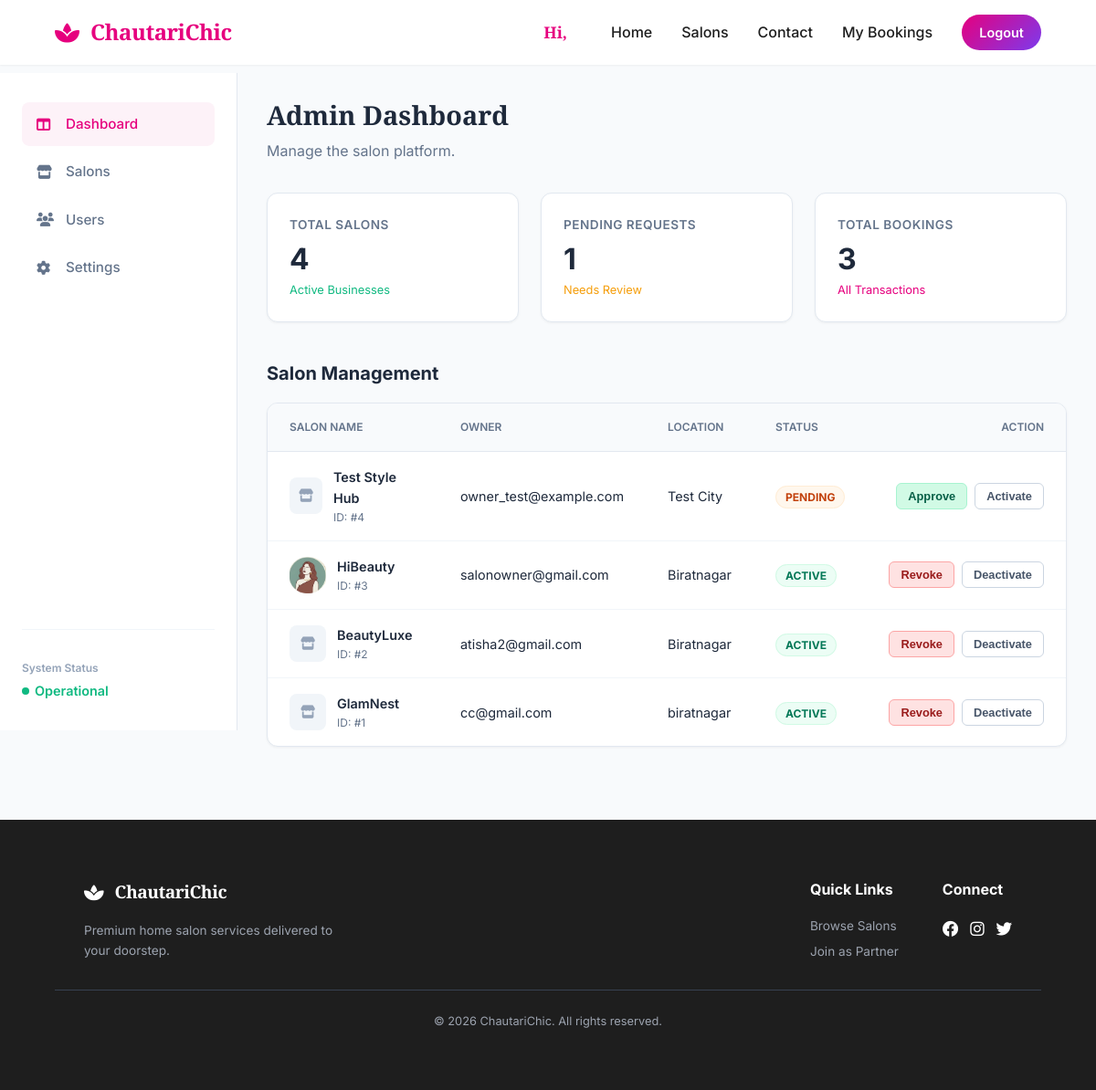
/salon/admin/dashboard/ (signed in), run on the app's committed database.
### salon/models.py (models this page shows, shortened)
class Salon(models.Model):
    owner = models.OneToOneField(
        settings.AUTH_USER_MODEL,
        on_delete=models.CASCADE,
        related_name='salon'
    )
    name = models.CharField(max_length=200)
    description = models.TextField()
    location = models.CharField(max_length=255)
    contact_number = models.CharField(max_length=20)
    opening_time = models.TimeField()
    closing_time = models.TimeField()
    logo = models.ImageField(upload_to='salon_logos/', null=True, blank=True)
    is_approved = models.BooleanField(default=False)
    is_active = models.BooleanField(default=True)
    created_at = models.DateTimeField(auto_now_add=True)

### accounts/models.py (models this page shows, shortened)
class User(AbstractUser):
    USER_TYPE_CHOICES = (
        ('super_admin', 'Super Admin'),
        ('salon_owner', 'Salon Owner'),
        ('customer', 'Customer'),
    )
    user_type = models.CharField(max_length=20, choices=USER_TYPE_CHOICES, default='customer')
    phone_number = models.CharField(max_length=15, unique=True, null=True, blank=True)

### salon/views.py (the view)
# urls.py: path('admin/dashboard/', views.SuperAdminDashboardView.as_view(), name='superadmin_dashboard'),
class SuperAdminDashboardView(LoginRequiredMixin, SuperAdminRequiredMixin, ListView):
    model = Salon
    template_name = 'salon/superadmin_dashboard.html'
    context_object_name = 'salons'
    queryset = Salon.objects.all().order_by('-created_at')
    def get_context_data(self, **kwargs):
        context = super().get_context_data(**kwargs)
        context['total_users'] = User.objects.count()
        context['pending_salons_count'] = Salon.objects.filter(is_approved=False).count()
        context['total_bookings'] = Booking.objects.count()
        return context

### salon/views.py (called while the page is built)
    def test_func(self):
        return self.request.user.is_authenticated and (self.request.user.user_type == 'super_admin' or self.request.user.is_superuser)

### salon/templates/salon/superadmin_dashboard.html (shortened to what this page needs)
{% extends 'salon/base.html' %}
{% block content %}
<div class="dashboard-container">
    <aside class="sidebar">
        <nav>
            <a href="{% url 'salon:superadmin_dashboard' %}" class="sidebar-link active"><i class="fas fa-columns"
                    style="width: 20px;"></i> Dashboard</a>
            <a href="{% url 'salon:admin_salon_list' %}" class="sidebar-link"><i class="fas fa-store"
                    style="width: 20px;"></i> Salons</a>
            <a href="{% url 'salon:admin_user_list' %}" class="sidebar-link"><i class="fas fa-users"
                    style="width: 20px;"></i> Users</a>
            <a href="#" class="sidebar-link"><i class="fas fa-cog" style="width: 20px;"></i> Settings</a>
        </nav>
        <div style="margin-top: auto; padding-top: 2rem; border-top: 1px solid #f1f5f9;">
            <div style="font-size: 0.75rem; color: #94a3b8; font-weight: 600;">System Status</div>
            <div
                style="display: flex; align-items: center; gap: 6px; color: #10b981; font-weight: 600; font-size: 0.9rem; margin-top: 4px;">
                <div style="width: 8px; height: 8px; background: #10b981; border-radius: 50%;"></div>
                Operational
            </div>
        </div>
    </aside>
    <main class="main-content">
        <div style="margin-bottom: 2rem;">
            <h1
                style="font-family: var(--font-heading); font-size: 1.8rem; color: var(--admin-text); margin-bottom: 0.25rem;">
                Admin Dashboard</h1>
            <p style="color: var(--admin-muted);">Manage the salon platform.</p>
        </div>
        <div class="stats-grid">
            <div class="stat-card">
                <div class="stat-label">Total Salons</div>
                <div class="stat-value">{{ salons.count|default:"0" }}</div>
                <div style="font-size: 0.8rem; color: #10b981; margin-top: 4px;">Active Businesses</div>
            </div>
            <div class="stat-card">
                <div class="stat-label">Pending Requests</div>
                <div class="stat-value">{{ pending_salons_count|default:"0" }}</div>
                <div style="font-size: 0.8rem; color: #f59e0b; margin-top: 4px;">Needs Review</div>
            </div>
            <div class="stat-card">
                <div class="stat-label">Total Bookings</div>
                <div class="stat-value">{{ total_bookings|default:"0" }}</div>
                <div style="font-size: 0.8rem; color: var(--admin-primary); margin-top: 4px;">All Transactions</div>
            </div>
        </div>
        <div style="margin-bottom: 1rem; display: flex; justify-content: space-between; align-items: center;">
            <h2 style="font-size: 1.25rem; font-weight: 700; color: var(--admin-text);">Salon Management</h2>
        </div>
        <div class="table-container">
            <div style="overflow-x: auto;">
                <table class="admin-table">
                    <thead>
                        <tr>
                            <th>Salon Name</th>
                            <th>Owner</th>
                            <th>Location</th>
                            <th>Status</th>
                            <th style="text-align: right;">Action</th>
                        </tr>
                    </thead>
                    <tbody>
                        {% for salon in salons %}
                        <tr>
                            <td>
                                <div style="display: flex; align-items: center; gap: 12px;">
                                    {% if salon.logo %}
                                    <img src="{{ salon.logo.url }}"
                                        style="width: 40px; height: 40px; border-radius: 8px; object-fit: cover;">
                                    {% else %}
                                    <div
                                        style="width: 40px; height: 40px; border-radius: 8px; background: #f1f5f9; display: flex; align-items: center; justify-content: center; color: #94a3b8;">
                                        <i class="fas fa-store"></i>
                                    </div>
                                    {% endif %}
                                    <div>
                                        <div style="font-weight: 600; color: var(--admin-text);">{{ salon.name }}</div>
                                        <div style="font-size: 0.75rem; color: var(--admin-muted);">ID: #{{ salon.pk }}
                                        </div>
                                    </div>
                                </div>
                            </td>
                            <td>{{ salon.owner.email }}</td>
                            <td>{{ salon.location }}</td>
                            <td>
                                {% if not salon.is_approved %}
                                <span class="status-badge status-pending">Pending</span>
                                {% else %}
                                <span class="status-badge status-active">Active</span>
                                {% endif %}
                            </td>
                            <td style="text-align: right;">
                                <div style="display: flex; gap: 8px; justify-content: flex-end;">
                                    {% if not salon.is_approved %}
                                    <form action="{% url 'salon:approve_salon' salon.pk %}" method="post">
                                        <button type="submit" class="btn-action btn-approve">Approve</button>
                                    </form>
                                    {% else %}
                                    <form action="{% url 'salon:reject_salon' salon.pk %}" method="post">
                                        <button type="submit" class="btn-action btn-reject"
                                            onclick="return confirm('Are you sure you want to deactivate this salon?');">Revoke</button>
                                    </form>
                                    {% endif %}
                                    <form action="{% url 'salon:toggle_salon_active' salon.pk %}" method="post">
                                        <button type="submit" class="btn-action btn-toggle">
                                            {% if salon.is_active %}Deactivate{% else %}Activate{% endif %}
                                        </button>
                                    </form>
                                </div>
                            </td>
                        </tr>
                        {% empty %}
                        <tr>
                            <td colspan="5" style="text-align: center; padding: 4rem; color: #94a3b8;">
                                No salons found.
                            </td>
                        </tr>
                        {% endfor %}
                    </tbody>
                </table>
            </div>
        </div>
    </main>
</div>
{% endblock %}

### salon/templates/salon/base.html (style rules this page uses)
:root { --primary: #E6007E; --primary-gradient: linear-gradient(135deg, #E6007E 0%, #7C3AED 100%); --secondary: #7C3AED; --dark: #1E1E1E; --light: #FDF2F8; --white: #FFFFFF; --gray: #6B7280; --gray-light: #F3F4F6; --font-heading: 'Playfair Display', serif; --font-body: 'Inter', sans-serif; --transition: all 0.3s cubic-bezier(0.4, 0, 0.2, 1); --shadow-sm: 0 1px 2px 0 rgba(0, 0, 0, 0.05); --shadow-md: 0 4px 6px -1px rgba(0, 0, 0, 0.1); --shadow-lg: 0 10px 15px -3px rgba(0, 0, 0, 0.1); }
* { margin: 0; padding: 0; box-sizing: border-box; }
body { font-family: var(--font-body); background-color: var(--light); color: var(--dark); line-height: 1.6; }

### salon/templates/salon/superadmin_dashboard.html (style rules this page uses)
:root { --admin-bg: #f8fafc; --admin-sidebar: #ffffff; --admin-card: #ffffff; --admin-text: #1e293b; --admin-muted: #64748b; --admin-primary: #E6007E; --glass-border: #e2e8f0; }
body { background: var(--admin-bg); color: var(--admin-text); }
.dashboard-container { display: flex; min-height: calc(100vh - 80px); }
.sidebar { width: 260px; background: var(--admin-sidebar); border-right: 1px solid var(--glass-border); padding: 2rem 1.5rem; display: flex; flex-direction: column; position: sticky; top: 80px; height: calc(100vh - 80px); z-index: 90; flex-shrink: 0; }
.main-content { flex: 1; padding: 2rem; max-width: 100%; margin-left: 0; overflow-x: hidden; }
.sidebar-link { display: flex; align-items: center; gap: 12px; padding: 12px 16px; color: var(--admin-muted); text-decoration: none; border-radius: 8px; margin-bottom: 4px; font-weight: 500; transition: all 0.2s; font-size: 0.95rem; }
.sidebar-link:hover, .sidebar-link.active { background: #fdf2f8; color: var(--admin-primary); }
.stats-grid { display: grid; grid-template-columns: repeat(auto-fit, minmax(240px, 1fr)); gap: 1.5rem; margin-bottom: 2.5rem; }
.stat-card { background: var(--admin-card); padding: 1.5rem; border-radius: 12px; border: 1px solid var(--glass-border); box-shadow: 0 1px 3px rgba(0, 0, 0, 0.05); }
.stat-label { font-size: 0.85rem; color: var(--admin-muted); font-weight: 600; text-transform: uppercase; letter-spacing: 0.5px; margin-bottom: 0.5rem; }
.stat-value { font-size: 2rem; font-weight: 700; color: var(--admin-text); line-height: 1.2; }
.table-container { background: var(--admin-card); border-radius: 12px; border: 1px solid var(--glass-border); box-shadow: 0 1px 3px rgba(0, 0, 0, 0.05); overflow: hidden; }
.admin-table { width: 100%; border-collapse: collapse; }
.admin-table th { background: #f8fafc; padding: 1rem 1.5rem; text-align: left; font-size: 0.75rem; color: var(--admin-muted); text-transform: uppercase; font-weight: 600; border-bottom: 1px solid var(--glass-border); }
.admin-table td { padding: 1rem 1.5rem; border-bottom: 1px solid #f1f5f9; font-size: 0.9rem; }
.admin-table tr:last-child td { border-bottom: none; }
.btn-action { padding: 6px 12px; border-radius: 6px; font-size: 0.8rem; font-weight: 600; cursor: pointer; border: 1px solid transparent; transition: all 0.2s; }
.btn-approve { background: #d1fae5; color: #065f46; border-color: #a7f3d0; }
.btn-reject { background: #fee2e2; color: #991b1b; border-color: #fca5a5; }
.btn-toggle { background: white; border: 1px solid #cbd5e1; color: #475569; }
.status-badge { padding: 4px 10px; border-radius: 99px; font-size: 0.75rem; font-weight: 700; text-transform: uppercase; }
.status-pending { background: #fff7ed; color: #c2410c; border: 1px solid #ffedd5; }
.status-active { background: #ecfdf5; color: #047857; border: 1px solid #d1fae5; }

### data on the page
Salon: name "Test Style Hub", pk "4", owner.email "owner_test@example.com", location "Test City", is_approved "PENDING", is_active "Activate"
Salon: logo (picture), name "HiBeauty", pk "3", owner.email "salonowner@gmail.com", location "Biratnagar", is_approved "ACTIVE", is_active "Deactivate"
Salon: name "BeautyLuxe", pk "2", owner.email "atisha2@gmail.com", location "Biratnagar", is_approved "ACTIVE", is_active "Deactivate"
Salon: name "GlamNest", pk "1", owner.email "cc@gmail.com", location "biratnagar", is_approved "ACTIVE", is_active "Deactivate"

### other printed values
{{ salons.count|default:"0" }} "4"
{{ pending_salons_count|default:"0" }} "1"
{{ total_bookings|default:"0" }} "3"
